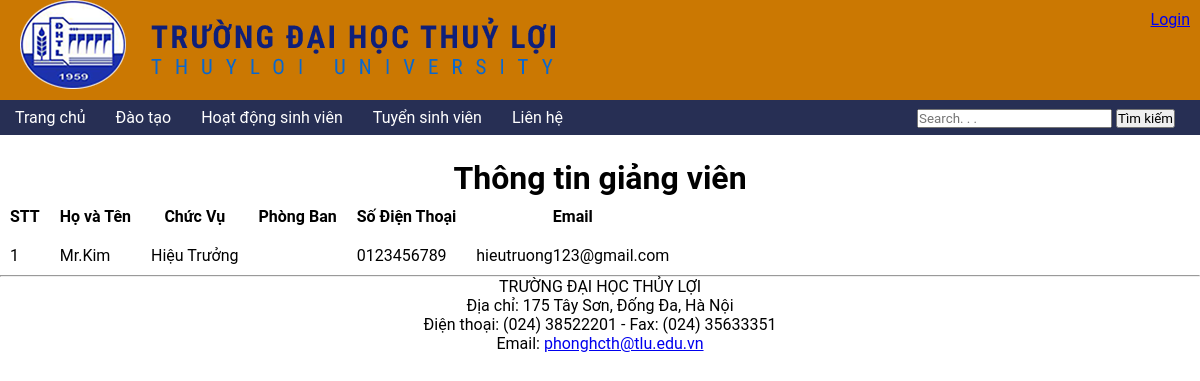
/index.php?s=Mr.Kim, run on the app's committed database.
### tables this page shows
CREATE TABLE `person` (
  `idPerson` int(11) NOT NULL,
  `fullName` varchar(255) DEFAULT NULL,
  `position` varchar(255) DEFAULT NULL,
  `workPhone` varchar(255) DEFAULT NULL,
  `email` varchar(255) DEFAULT NULL,
  `phonePerson` varchar(255) DEFAULT NULL,
  `id_unit` int(11) DEFAULT NULL
);

### dbhelp.php (called while the page is built, shortened)
<?php
function executeResult($sql) {
	$conn = mysqli_connect(HOST, USERNAME, PASSWORD, DATABASE);
	$resultset = mysqli_query($conn, $sql);
	$list      = [];
	while ($row = mysqli_fetch_array($resultset, 1)) {
		$list[] = $row;
	}
	return $list;
}

### index.php (the view, shortened to what this page needs)
<?php
require_once ('dbhelp.php');
?>
<!DOCTYPE html>
<html lang="en">
<head>
    <link rel="stylesheet" href="styles.css"
</head>
<body>
<div class="container">
    <header>
        <a href="#"><img src="images/logo.png" alt=""></a>
        <a class ="button" href ="login.php">Login</a>
    </header>
    <nav>
        <div class = "menu">
           <ul>
               <li><a href="#">Trang chủ</a></li>
               <li><a href="#">Đào tạo</a></li>
               <li><a href="#">Hoạt động sinh viên</a></li>
               <li><a href="#">Tuyển sinh viên</a></li>
               <li><a href="#">Liên hệ</a></li>
           </ul>
        </div>
        <div class="search">
            <input type="search" placeholder="Search. . .">
            <button>Tìm kiếm</button>
        </div>
    </nav>
    <div class ="slide">
    </div>
    <h1>Thông tin giảng viên</h1>
    <div class=" row panel panel-primary">
        <table class="table table-bordered">
            <thead>
                <tr>
                    <th>STT</th>
                    <th>Họ và Tên</th>
                    <th>Chức Vụ</th>
                    <th>Phòng Ban</th>
                    <th>Số Điện Thoại</th>
                    <th>Email</th>
                    <th width="60px"></th>
                    <th width="60px"></th>
                </tr>
            </thead>
            <tbody>
<?php
if (isset($_GET['s']) && $_GET['s'] != '') {
	$sql = 'select * from person where fullname like "%'.$_GET['s'].'%"';
} else {
	$sql = 'select * from person inner join unit where person.id_unit = unit.id';
}
$GVList = executeResult($sql);
foreach ($GVList as $std) {
	echo '<tr>
            <td>'.$std['idPerson'].'</td>
			<td>'.$std['fullName'].'</td>
			<td>'.$std['position'].'</td>
			<td>'.$std['address'].'</td>
            <td>'.$std['phonePerson'].'</td>
            <td>'.$std['email'].'</td>
		</tr>';
}
?>
            </tbody>
        </table>
    </div>
</div>
    <footer>
        <hr>
        <div class="address">TRƯỜNG ĐẠI HỌC THỦY LỢI<br>
        Địa chỉ: 175 Tây Sơn, Đống Đa, Hà Nội<br>
        Điện thoại: (024) 38522201 - Fax: (024) 35633351<br>
        Email: <a href="#">phonghcth@tlu.edu.vn</a></div>
    </footer>
</body>
</html>

### styles.css (style rules this page uses)
* { padding: 0; margin: 0; font-family:"Roboto", sans-serif; ; }
.container { width: auto; margin:0 auto; }
header { width: auto; height: 100px; background:#cb7802 ; }
header img { padding-left: 20px; }
header .button { float: right; margin: 10px; }
nav { height: 35px; background:#272f54; margin-bottom: 5px; }
nav .menu ul { list-style: none; }
nav .search { line-height: 35px; float: right; margin-right: 25px; }
h1 { font: size px; text-align: center; }
table { border-collapse: collapse; }
td, th { padding: 10px; }
footer { text-align: center; }
nav .menu ul li { float: left; line-height: 35px; padding: 0 15px; }
nav .menu ul li a { color: #fff; font: size 14px; text-decoration: none; }

### data on the page
person: idPerson "1", fullName "Mr.Kim", position "Hiệu Trưởng", phonePerson "0123456789", email "hieutruong123@gmail.com"
